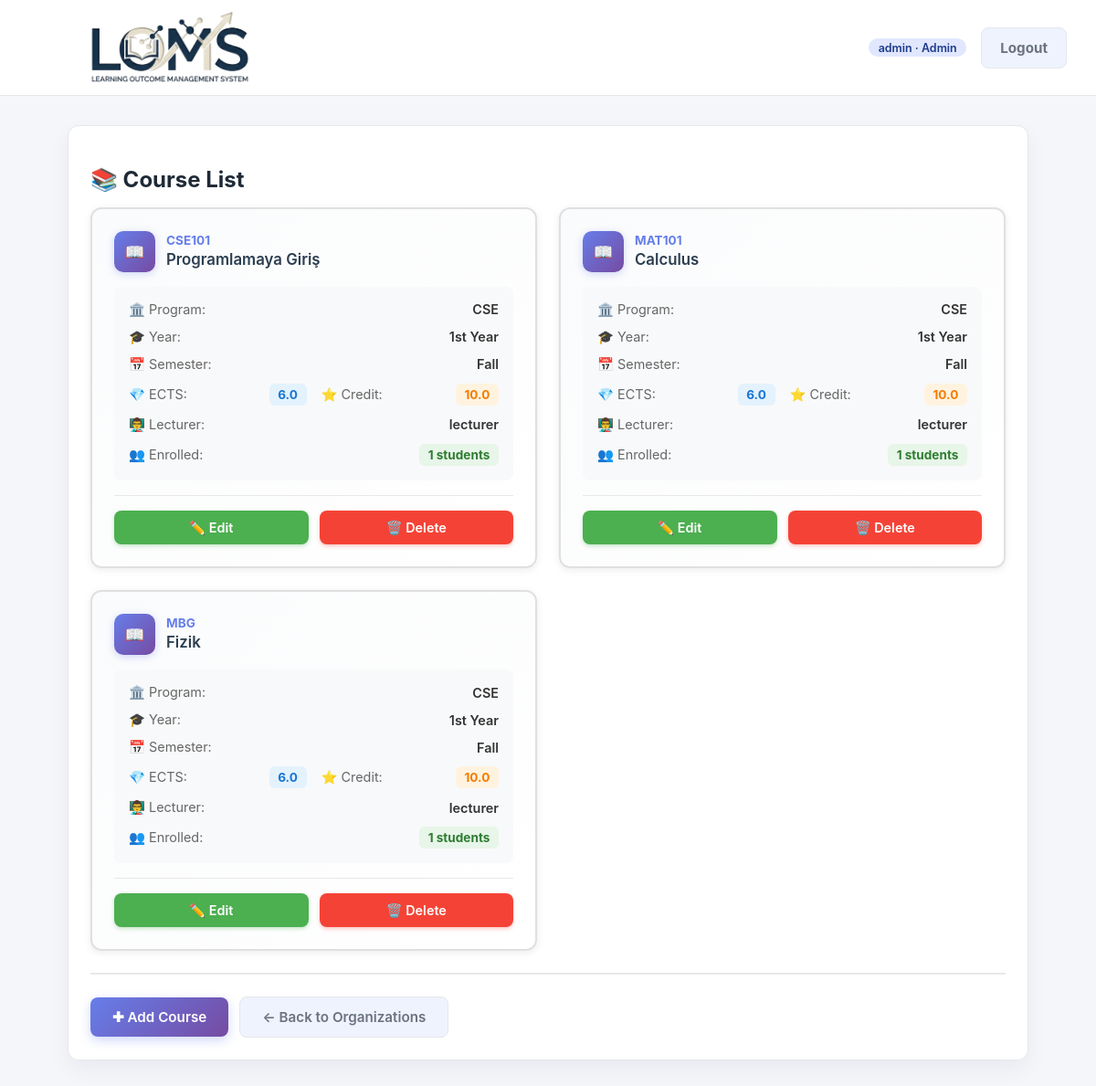
Screenshot of /courses/ (signed in) with the database file from the repository.
### accounts/models.py (models this page shows, shortened)
class CustomUser(AbstractUser):
    class Role(models.TextChoices):
        ADMIN = "ADMIN", "Admin"
        STUDENT_AFFAIRS = "STUDENT_AFFAIRS", "Student Affairs"
        FACULTY_MEMBER = "FACULTY_MEMBER", "Faculty Member"
        LECTURER = "LECTURER", "Lecturer"
        STUDENT = "STUDENT", "Student"
    role = models.CharField(
        max_length=32,
        choices=Role.choices,
        default=Role.STUDENT,
    )
    student_grade = models.PositiveSmallIntegerField(
        null=True,
        blank=True,
        help_text="Student grade / year (1, 2, 3, 4 ...)",
    )
    student_faculty = models.ForeignKey(
        "organizations.Faculty",
        null=True,
        blank=True,
        on_delete=models.SET_NULL,
        related_name="students",
        help_text="Student için kayıtlı olduğu Faculty",
    )
    student_program = models.ForeignKey(
        "organizations.Program",
        null=True,
        blank=True,
        on_delete=models.SET_NULL,
        related_name="students",
        help_text="Student için kayıtlı olduğu program",
    )
    faculty_member_faculty = models.ForeignKey(
        "organizations.Faculty",
        null=True,
        blank=True,
        on_delete=models.SET_NULL,
        related_name="faculty_members",
        help_text="Faculty Member için sorumlu olduğu Faculty",
    )
    lecturer_programs = models.ManyToManyField(
        "organizations.Program",
        blank=True,
        related_name="lecturers",
        help_text="Lecturer için sorumlu olduğu Program(lar)",
    )
    lecturer_courses = models.ManyToManyField(
        "courses.Course",
        blank=True,
        related_name="lecturers",
        help_text="Lecturer için sorumlu olduğu Course(lar)",
    )
    phone = models.CharField(
        max_length=20,
        blank=True,
        null=True,
    )
    objects = CustomUserManager()
    @property
    def is_admin(self):
        return self.role == self.Role.ADMIN and self.is_superuser
    @property
    def is_student_affairs(self):
        return self.role == self.Role.STUDENT_AFFAIRS
    @property
    def is_faculty_member(self):
        return self.role == self.Role.FACULTY_MEMBER
    @property
    def is_lecturer(self):
        return self.role == self.Role.LECTURER
    @property
    def is_student(self):
        return self.role == self.Role.STUDENT

### courses/models.py (models this page shows, shortened)
class Course(models.Model):
    class Year(models.IntegerChoices):
        YEAR_1 = 1, "1st Year"
        YEAR_2 = 2, "2nd Year"
        YEAR_3 = 3, "3rd Year"
        YEAR_4 = 4, "4th Year"
    class Semester(models.TextChoices):
        FALL = "FALL", "Fall"
        SPRING = "SPRING", "Spring"
        YEARLONG = "YEARLONG", "Year-long"
    program = models.ForeignKey(
        Program,
        on_delete=models.CASCADE,
        related_name="courses",
    )
    code = models.CharField(max_length=50)
    name = models.CharField(max_length=255)
    year = models.PositiveSmallIntegerField(
        choices=Year.choices,
        null=True,
        blank=True,
        help_text="Dersin tipik alındığı sınıf (1,2,3,4).",
    )
    semester = models.CharField(
        max_length=16,
        choices=Semester.choices,
        default=Semester.FALL,
    )
    ects = models.DecimalField(
        max_digits=4,
        decimal_places=1,
        null=True,
        blank=True,
        help_text="ECTS / AKTS",
    )
    credit = models.DecimalField(
        max_digits=4,
        decimal_places=1,
        null=True,
        blank=True,
        help_text="Yerel kredi",
    )
    description = models.TextField(
        blank=True,
        help_text="Ders açıklaması",
    )
    lecturer = models.ForeignKey(
        settings.AUTH_USER_MODEL,
        null=True,
        blank=True,
        on_delete=models.SET_NULL,
        related_name="lecturer_courses_assigned",
        help_text="Dersin genel sorumlu öğretim üyesi (program bazında).",
    )
    students = models.ManyToManyField(
        settings.AUTH_USER_MODEL,
        blank=True,
        related_name="enrolled_courses",
        help_text="Bu derse kayıtlı öğrenciler (otomatik atanır).",
    )
    class Meta:
        unique_together = ("program", "code")
        ordering = ["program", "year", "semester", "code"]

### organizations/models.py (models this page shows, shortened)
class Program(models.Model):
    name = models.CharField(max_length=255)
    code = models.CharField(max_length=50, unique=True)
    faculty = models.ForeignKey(
        Faculty,
        on_delete=models.CASCADE,
        related_name="programs",
    )
    description = models.TextField(
        blank=True,
        help_text="Program description / açıklama",
    )
    coordinator = models.ForeignKey(
        settings.AUTH_USER_MODEL,
        null=True,
        blank=True,
        on_delete=models.SET_NULL,
        related_name="coordinated_programs",
        help_text="Programdan sorumlu öğretim elemanı / coordinator",
    )

### courses/views.py (the view)
# urls.py: path("", course_list, name="course_list"),
@role_required(CustomUser.Role.STUDENT_AFFAIRS)
def course_list(request):
    program_id = request.GET.get("program")
    if program_id:
        program = get_object_or_404(Program, id=program_id)
        courses = Course.objects.filter(program=program).select_related("program")
    else:
        program = None
        courses = Course.objects.select_related("program").all()
    context = {
        "courses": courses,
        "selected_program": program,
    }
    return render(request, "courses/course_list.html", context)

### templates/courses/course_list.html (shortened to what this page needs)
{% extends "base.html" %}
{% block content %}
<section class="card">
    <h2 class="page-title">📚 Course List</h2>
    <div style="display: grid; grid-template-columns: repeat(auto-fill, minmax(380px, 1fr)); gap: 1.5rem; margin-bottom: 1.5rem;">
        {% for c in courses %}
            <div style="border: 2px solid #e0e0e0; border-radius: 12px; padding: 1.5rem; background: linear-gradient(135deg, #fafbfc 0%, #ffffff 100%); box-shadow: 0 2px 8px rgba(0,0,0,0.08); transition: all 0.3s ease;"
                 onmouseover="this.style.transform='translateY(-4px)'; this.style.boxShadow='0 6px 16px rgba(0,0,0,0.12)'; this.style.borderColor='#667eea';"
                 onmouseout="this.style.transform='translateY(0)'; this.style.boxShadow='0 2px 8px rgba(0,0,0,0.08)'; this.style.borderColor='#e0e0e0';">
                <div style="margin-bottom: 1rem;">
                    <div style="display: flex; align-items: center; gap: 0.75rem; margin-bottom: 0.5rem;">
                        <div style="width: 45px; height: 45px; background: linear-gradient(135deg, #667eea 0%, #764ba2 100%); border-radius: 10px; display: flex; align-items: center; justify-content: center; color: white; font-weight: bold; font-size: 1.1rem; box-shadow: 0 2px 8px rgba(102, 126, 234, 0.3);">
                            📖
                        </div>
                        <div style="flex: 1;">
                            <div style="font-size: 0.85rem; color: #667eea; font-weight: 700; margin-bottom: 0.15rem;">
                                {{ c.code }}
                            </div>
                            <div style="font-weight: 600; color: #2c3e50; font-size: 1.05rem; line-height: 1.3;">
                                {{ c.name }}
                            </div>
                        </div>
                    </div>
                </div>
                <div style="display: grid; gap: 0.75rem; margin-bottom: 1rem; padding: 1rem; background: #f8f9fa; border-radius: 8px;">
                    <div style="display: flex; justify-content: space-between; align-items: center;">
                        <span style="color: #666; font-size: 0.9rem;">🏛️ Program:</span>
                        <span style="font-weight: 600; color: #333; font-size: 0.9rem;">{{ c.program.code }}</span>
                    </div>
                    {% if c.year %}
                    <div style="display: flex; justify-content: space-between; align-items: center;">
                        <span style="color: #666; font-size: 0.9rem;">🎓 Year:</span>
                        <span style="font-weight: 600; color: #333; font-size: 0.9rem;">{{ c.get_year_display }}</span>
                    </div>
                    {% endif %}
                    <div style="display: flex; justify-content: space-between; align-items: center;">
                        <span style="color: #666; font-size: 0.9rem;">📅 Semester:</span>
                        <span style="font-weight: 600; color: #333; font-size: 0.9rem;">{{ c.get_semester_display }}</span>
                    </div>
                    <div style="display: flex; gap: 1rem;">
                        {% if c.ects %}
                        <div style="flex: 1; display: flex; justify-content: space-between; align-items: center;">
                            <span style="color: #666; font-size: 0.9rem;">💎 ECTS:</span>
                            <span style="background: #e3f2fd; color: #1976d2; padding: 0.25rem 0.6rem; border-radius: 6px; font-weight: 700; font-size: 0.85rem;">{{ c.ects }}</span>
                        </div>
                        {% endif %}
                        {% if c.credit %}
                        <div style="flex: 1; display: flex; justify-content: space-between; align-items: center;">
                            <span style="color: #666; font-size: 0.9rem;">⭐ Credit:</span>
                            <span style="background: #fff3e0; color: #f57c00; padding: 0.25rem 0.6rem; border-radius: 6px; font-weight: 700; font-size: 0.85rem;">{{ c.credit }}</span>
                        </div>
                        {% endif %}
                    </div>
                    {% if c.lecturer %}
                    <div style="display: flex; justify-content: space-between; align-items: center;">
                        <span style="color: #666; font-size: 0.9rem;">👨‍🏫 Lecturer:</span>
                        <span style="font-weight: 600; color: #333; font-size: 0.9rem;">{{ c.lecturer.username }}</span>
                    </div>
                    {% endif %}
                    <div style="display: flex; justify-content: space-between; align-items: center;">
                        <span style="color: #666; font-size: 0.9rem;">👥 Enrolled:</span>
                        <span style="background: #e8f5e9; color: #2e7d32; padding: 0.25rem 0.6rem; border-radius: 6px; font-weight: 700; font-size: 0.85rem;">{{ c.students.count }} students</span>
                    </div>
                </div>
                <div style="display: flex; gap: 0.75rem; padding-top: 1rem; border-top: 1px solid #e8e8e8;">
                    <a href="{% url 'courses:course_edit' c.id %}"
                       style="flex: 1; text-align: center; background: #4CAF50; color: white; padding: 0.6rem 1rem; border-radius: 8px; text-decoration: none; font-weight: 600; font-size: 0.9rem; transition: all 0.3s ease; box-shadow: 0 2px 4px rgba(76, 175, 80, 0.3);"
                       onmouseover="this.style.background='#45a049'; this.style.transform='translateY(-2px)'; this.style.boxShadow='0 4px 8px rgba(76, 175, 80, 0.4)';"
                       onmouseout="this.style.background='#4CAF50'; this.style.transform='translateY(0)'; this.style.boxShadow='0 2px 4px rgba(76, 175, 80, 0.3)';">
                        ✏️ Edit
                    </a>
                    <a href="{% url 'courses:course_delete' c.id %}"
                       style="flex: 1; text-align: center; background: #f44336; color: white; padding: 0.6rem 1rem; border-radius: 8px; text-decoration: none; font-weight: 600; font-size: 0.9rem; transition: all 0.3s ease; box-shadow: 0 2px 4px rgba(244, 67, 54, 0.3);"
                       onmouseover="this.style.background='#da190b'; this.style.transform='translateY(-2px)'; this.style.boxShadow='0 4px 8px rgba(244, 67, 54, 0.4)';"
                       onmouseout="this.style.background='#f44336'; this.style.transform='translateY(0)'; this.style.boxShadow='0 2px 4px rgba(244, 67, 54, 0.3)';">
                        🗑️ Delete
                    </a>
                </div>
            </div>
        {% empty %}
            <div style="grid-column: 1 / -1; text-align: center; padding: 3rem 1rem; background: #f9f9f9; border-radius: 12px; border: 2px dashed #ddd;">
                <div style="font-size: 3rem; margin-bottom: 1rem;">📚</div>
                <p style="color: #999; font-size: 1.1rem; margin: 0;">No courses found.</p>
            </div>
        {% endfor %}
    </div>
    <div style="display:flex; gap:0.75rem; align-items:center; margin-top:1.5rem; padding-top: 1.5rem; border-top: 2px solid #e8e8e8;">
        <a class="btn" href="{% url 'courses:course_create' %}{% if selected_program %}?program={{ selected_program.id }}{% endif %}"
           style="background: linear-gradient(135deg, #667eea 0%, #764ba2 100%); color: white; padding: 0.75rem 1.5rem; border-radius: 8px; text-decoration: none; font-weight: 600; box-shadow: 0 4px 12px rgba(102, 126, 234, 0.3); transition: all 0.3s ease;"
           onmouseover="this.style.transform='translateY(-2px)'; this.style.boxShadow='0 6px 16px rgba(102, 126, 234, 0.4)';"
           onmouseout="this.style.transform='translateY(0)'; this.style.boxShadow='0 4px 12px rgba(102, 126, 234, 0.3)';">
            ✚ Add Course
        </a>
        <a class="btn outline" href="{% url 'organizations:faculty_program_list' %}"
           style="padding: 0.75rem 1.5rem; border-radius: 8px; text-decoration: none; font-weight: 600;">
            ← Back to Organizations
        </a>
    </div>
</section>
{% endblock %}

### templates/base.html (shortened to what this page needs)
<!DOCTYPE html>
{% load static %}
<html lang="en">
<head>
</head>
<body>
<header>
    <img src="{% static 'images/LOMS-Photoroom.png' %}" alt="LOMS" style="height: 5rem; margin: 0;">
    <nav>
        {% if user.is_authenticated %}
            <span class="pill">{{ user.username }} · {{ user.get_role_display }}</span>
            <form method="post" action="{% url 'accounts:logout' %}" class="logout-form">
                <button type="submit" class="btn outline">Logout</button>
            </form>
        {% endif %}
    </nav>
</header>
<main>
    {% block content %}{% endblock %}
</main>
</body>
</html>

### templates/base.html (style rules this page uses)
:root { --bg: #f5f6fa; --card-bg: #ffffff; --text: #1f2a37; --muted: #6b7280; --primary: #2563eb; --primary-dark: #1e3a8a; --border: #e5e7eb; --success: #059669; }
* { box-sizing: border-box; font-family: "Inter", "Segoe UI", system-ui, -apple-system, BlinkMacSystemFont, sans-serif; }
body { margin: 0; background: var(--bg); color: var(--text); overflow-y: scroll; }
header { background: var(--card-bg); border-bottom: 1px solid var(--border); padding: 0.75rem 2rem; display: flex; align-items: center; justify-content: space-between; position: sticky; top: 0; z-index: 5; }
header h1, header img { margin: 0; font-size: 1.5rem; }
nav { display: flex; gap: 1rem; align-items: center; flex-wrap: wrap; }
.logout-form { display: inline-flex; margin: 0; }
.btn, button { border: none; border-radius: 8px; padding: 0.75rem 1.25rem; background: var(--primary); color: #fff; font-weight: 700; font-size: 0.95rem; cursor: pointer; transition: background 0.2s ease; text-decoration: none; display: inline-block; }
.btn.outline { background: rgba(37, 99, 235, 0.08); border: 1px solid var(--border); color: var(--muted); transition: all 0.2s ease; }
main { max-width: 1100px; margin: 2rem auto; padding: 0 1.5rem 2.5rem; }
.page-title { margin-bottom: 1rem; }
.card { background: var(--card-bg); border: 1px solid var(--border); border-radius: 12px; padding: 1.5rem; box-shadow: 0 10px 25px rgba(15, 23, 42, 0.05); max-width: 1200px; margin: 0 auto; }
form { display: flex; flex-direction: column; gap: 0.85rem; }
.pill { display: inline-block; padding: 0.15rem 0.65rem; border-radius: 999px; background: #e0e7ff; color: var(--primary-dark); font-size: 0.78rem; font-weight: 600; }

### rows the page displays
CustomUser: username "admin", role "Admin"
Course: code "CSE101", name "Programlamaya Giriş", program.code "CSE", year "1st Year", semester "Fall", ects "6.0", credit "10.0", lecturer.username "lecturer", students.count "1"
Course: code "MAT101", name "Calculus", program.code "CSE", year "1st Year", semester "Fall", ects "6.0", credit "10.0", lecturer.username "lecturer", students.count "1"
Course: code "MBG", name "Fizik", program.code "CSE", year "1st Year", semester "Fall", ects "6.0", credit "10.0", lecturer.username "lecturer", students.count "1"
